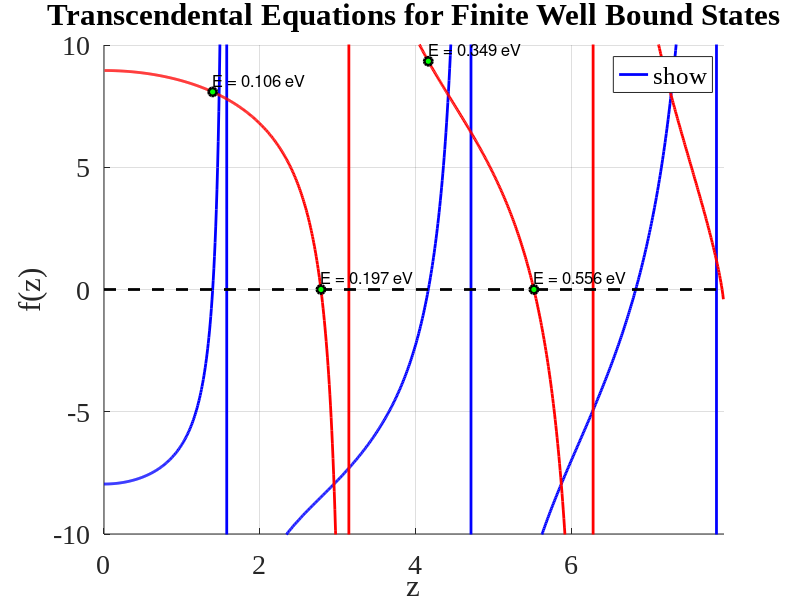
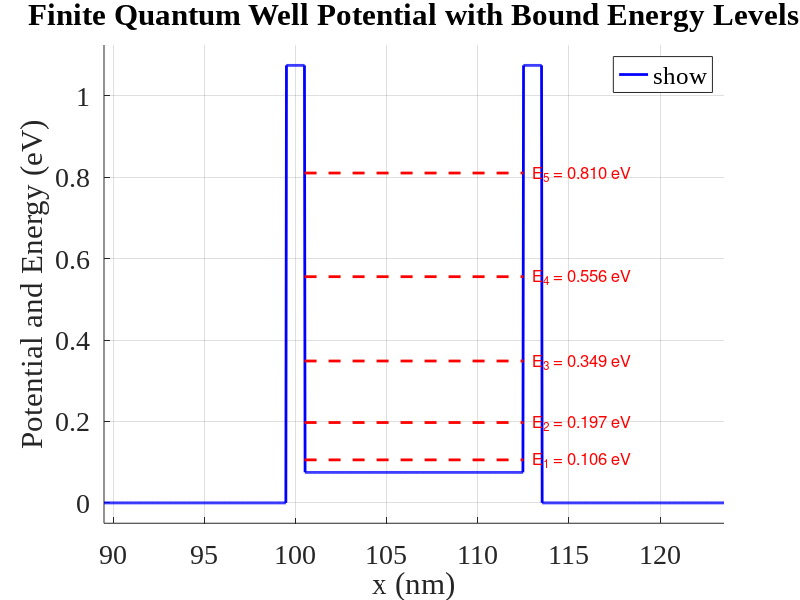

MATLAB code for these plots, in order:
set(0, 'defaultaxesfontname', 'Times New Roman');
set(0, 'DefaultLineLineWidth', 2);
set(0, 'DefaultFigureWindowStyle', 'docked');
set(0, 'defaultaxesfontsize', 20);

clear; clc;

% MATLAB program to calculate finite well bound energies

% Constants
kB = 1.380649e-23;  % Boltzmann constant (J/K)
T = 300;            % Temperature (K)
m_e = 9.1093837e-31; % Electron rest mass (kg)
m_eff = 0.067 * m_e;  % Effective mass (kg)
e = 1.60217662e-19; % Elementary charge (C)
hbar = 1.0545718e-34; % Reduced Planck's constant (J s)
sigma_v = sqrt(kB * T / m_eff);  % Standard deviation of velocity components (m/s)

Lx = 200e-9;        % Length in x (m)
Ly = 100e-9;        % Length in y (m)
lambda = 100e-9;    % Mean free path (m)

% Barrier parameters
barrier1_center = 100e-9;  % m
barrier_width = 1e-9;    % m
barrier1_left = barrier1_center - barrier_width / 2;
barrier1_right = barrier1_center + barrier_width / 2;
barrier2_left = barrier1_right + 12e-9;
barrier2_right = barrier2_left + barrier_width;
V0 = 1 * e;            % Barrier height in J
V_offset = 0.075 * e;     % Energy offset added to barrier height (J)
V0_eff = V0 + V_offset;   % Effective barrier height (J)
L_well = barrier2_left - barrier1_right;

% Function to find bound energies and plot transcendental equations
function E = find_bound_energies(m, hbar, V0, L, e, V_offset, barrier1_left, barrier1_right, barrier2_left, barrier2_right)
    a = L / 2;
    z0 = a * sqrt(2 * m * V0) / hbar;
    E = [];
    z_solutions = [];
    parity = [];
    
    % For even states
    f_even = @(z) z .* tan(z) - sqrt(z0^2 - z.^2);
    for k = 0:floor(z0 / pi - 0.5)
        z_min = k * pi;
        z_max = (k + 0.5) * pi;
        try
            z = fzero(f_even, [z_min+1e-6, z_max-1e-6]);
            en = (z / a)^2 * (hbar^2 / (2 * m));
            E = [E; en + V_offset];
            z_solutions = [z_solutions; z];
            parity = [parity; "even"];
        catch
        end
    end
    
    % For odd states
    f_odd = @(z) z .* cot(z) + sqrt(z0^2 - z.^2);
    for k = 0:floor(z0 / pi - 0.5)
        z_min = (k + 0.5) * pi;
        z_max = (k + 1) * pi;
        try
            z = fzero(f_odd, [z_min+1e-6, z_max-1e-6]);
            en = (z / a)^2 * (hbar^2 / (2 * m));
            E = [E; en + V_offset];
            z_solutions = [z_solutions; z];
            parity = [parity; "odd"];
        catch
        end
    end
    
    [E, idx] = sort(E);
    z_solutions = z_solutions(idx);
    parity = parity(idx);
    
    % Print bound energies in eV
    if ~isempty(E)
        disp('Bound energies in eV:');
        for i = 1:length(E)
            disp(E(i) / e);
        end
    else
        disp('No bound energies found.');
    end
    
    % Plotting transcendental equations
    figure;
    hold on;
    grid on;
    
    % Generate z values for plotting
    z_plot = linspace(0, z0, 1000);
    f_even_plot = zeros(size(z_plot));
    f_odd_plot = zeros(size(z_plot));
    
    for i = 1:length(z_plot)
        if z_plot(i) < z0
            f_even_plot(i) = z_plot(i) * tan(z_plot(i)) - sqrt(z0^2 - z_plot(i).^2);
            f_odd_plot(i) = z_plot(i) * cot(z_plot(i)) + sqrt(z0^2 - z_plot(i).^2);
        else
            f_even_plot(i) = NaN; % Avoid plotting beyond z0
            f_odd_plot(i) = NaN;
        end
    end
    
    % Plot even and odd functions
    plot(z_plot, f_even_plot, 'b-', 'DisplayName', 'Even: z tan(z) - sqrt(z0^2 - z^2)');
    plot(z_plot, f_odd_plot, 'r-', 'DisplayName', 'Odd: z cot(z) + sqrt(z0^2 - z^2)');
    plot([0 z0], [0 0], 'k--', 'DisplayName', 'y = 0');
    
    % Plot solutions
    for i = 1:length(z_solutions)
        z = z_solutions(i);
        if strcmp(parity(i), "even")
            y = f_even(z);
        else
            y = f_odd(z);
        end
        plot(z, y, 'ko', 'MarkerFaceColor', 'g', 'DisplayName', sprintf('Solution (%.3f eV)', E(i)/e));
        text(z, y + 0.5, sprintf('E = %.3f eV', E(i)/e), 'FontSize', 12, 'Color', 'k');
    end
    
    % Customize plot
    xlabel('z');
    ylabel('f(z)');
    title('Transcendental Equations for Finite Well Bound States');
    legend('show', 'Location', 'best');
    xlim([0 z0]);
    ylim([-10 10]); % Adjust based on expected range
    
    % Save transcendental equations plot as PNG
    saveas(gcf, 'FiniteWellPlot.png');
    
    hold off;
    
    % Plotting the potential well
    figure;
    hold on;
    grid on;
    
    % Define x values for plotting (in nm for display)
    x = linspace(barrier1_left - 10e-9, barrier2_right + 10e-9, 1000);
    V = zeros(size(x));
    
    % Define potential in joules, then convert to eV
    for i = 1:length(x)
        if x(i) < barrier1_left
            V(i) = 0;
        elseif x(i) <= barrier1_right
            V(i) = V0 + V_offset; % Corrected to include V_offset
        elseif x(i) < barrier2_left
            V(i) = V_offset;
        elseif x(i) <= barrier2_right
            V(i) = V0 + V_offset;
        else
            V(i) = 0;
        end
    end
    V_eV = V / e; % Convert to eV
    x_nm = x * 1e9; % Convert to nm for plotting
    
    % Plot potential
    plot(x_nm, V_eV, 'b-', 'DisplayName', 'Potential V(x)');
    
    % Plot bound energy levels
    for i = 1:length(E)
        energy_eV = E(i) / e;
        plot([barrier1_right * 1e9, barrier2_left * 1e9], [energy_eV, energy_eV], 'r--', 'DisplayName', sprintf('E_%d = %.3f eV', i, energy_eV));
        text(barrier2_left * 1e9 + 0.5, energy_eV, sprintf('E_%d = %.3f eV', i, energy_eV), 'FontSize', 12, 'Color', 'r');
    end
    
    % Customize plot
    xlabel('x (nm)');
    ylabel('Potential and Energy (eV)');
    title('Finite Quantum Well Potential with Bound Energy Levels');
    legend('show', 'Location', 'best');
    xlim([min(x_nm) max(x_nm)]);
    ylim([-0.05 max(V_eV) + 0.05]); % Add padding for visibility
    
    % Save potential well plot as PNG
    saveas(gcf, 'PotentialWellPlot.png');
    
    hold off;
end

% Compute bound energies
E_bound = find_bound_energies(m_eff, hbar, V0, L_well, e, V_offset, barrier1_left, barrier1_right, barrier2_left, barrier2_right);
E_bound_ev = E_bound / e;